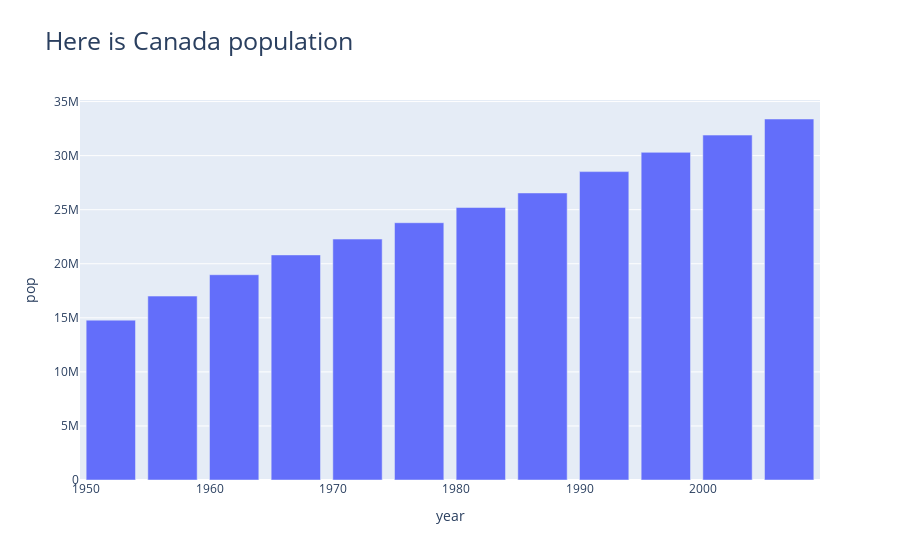

The notebook cell this image was saved under:
### Code cell
fig.update_layout(title_text='Here is Canada population', title_font_size=25)
fig.show()

### Figure 1 — Plotly figure (JSON) as saved in the notebook; plotly's stock layout.template omitted (floating-point values rounded to 4 significant figures)
{"data": [{"alignmentgroup": "True", "hovertemplate": "year=%{x}<br>pop=%{y}<extra></extra>", "legendgroup": "", "marker": {"color": "#636efa"}, "name": "", "offsetgroup": "", "orientation": "v", "showlegend": false, "textposition": "auto", "type": "bar", "x": [1952, 1957, 1962, 1967, 1972, 1977, 1982, 1987, 1992, 1997, 2002, 2007], "xaxis": "x", "y": [14785584, 17010154, 18985849, 20819767, 22284500, 23796400, 25201900, 26549700, 28523502, 30305843, 31902268, 33390141], "yaxis": "y"}], "layout": {"barmode": "relative", "legend": {"tracegroupgap": 0}, "title": {"font": {"size": 25}, "text": "Here is Canada population"}, "xaxis": {"anchor": "y", "domain": [0, 1], "title": {"text": "year"}}, "yaxis": {"anchor": "x", "domain": [0, 1], "title": {"text": "pop"}}}}
